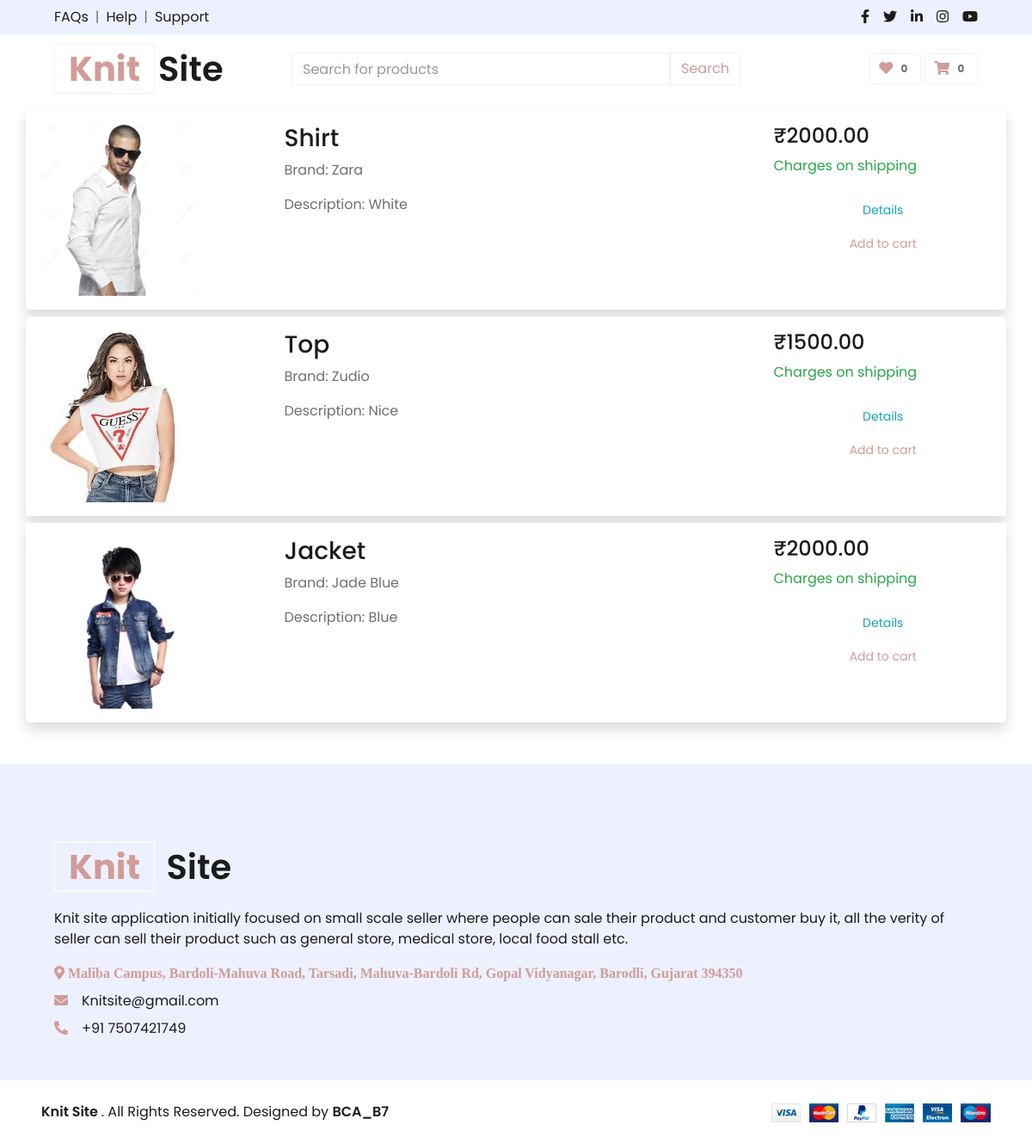
Screenshot of /search/search.php with the database file from the repository.
### tables this page shows
CREATE TABLE `products` (
  `id` int(11) NOT NULL,
  `name` varchar(255) NOT NULL,
  `description` text DEFAULT NULL,
  `price` decimal(10,2) NOT NULL,
  `brand_name` varchar(255) DEFAULT NULL,
  `category` varchar(255) DEFAULT NULL,
  `image_path` varchar(255) DEFAULT NULL,
  `add_date` timestamp NOT NULL DEFAULT current_timestamp(),
  `status` int(1) DEFAULT 1,
  `SID` int(11) DEFAULT NULL,
  `quantity` int(11) DEFAULT NULL
);

### search/search.php (the view, shortened to what this page needs)
<?php
 include_once '../head.php';
include_once '../header.php';
?>
<div id="search-results">
    <?php
    $host = 'localhost';
    $dbname = 'knitsite';
    $username = 'root';
    $password = '';
    $conn = new mysqli($host, $username, $password, $dbname);
    $stmt = $conn->prepare("SELECT * FROM products WHERE name LIKE ?");
    $stmt->bind_param('s', $searchQuery);
    $stmt->execute();
    $result = $stmt->get_result();
    if ($result->num_rows > 0) {
        while ($row = $result->fetch_assoc()) {
            echo '<div class="container shadow p-3 mb-2 bg-white rounded">';
            echo '<div class="row">';
            echo '<div class="col-3 " style="overflow:hidden; height:100%;">';
            echo '<div class="profile-image-container">';
            echo '<img style="height:200px"  src="../seller/' . $row['image_path'] . '" >';
            echo '</div>';
            echo '</div>';
            echo '<div class="col-6 ">';
            echo '<h3>' . $row['name'] . '</h3>';
            echo '<p>Brand: ' . $row['brand_name'] . '</p>';
            echo '<p>Description: ' . $row['description'] . '</p>';
            echo '</div>';
            echo '<div class="col-3 ">';
            echo '<div class="d-flex flex-row align-items-center mb-1">';
            echo '<h4 class="mb-1 me-1">₹' . $row['price'] . '</h4>';
            echo '</div>';
            echo '<h7 class="text-success">Charges on shipping</h7>';
            echo '<div class="d-flex flex-column mt-4">';
            echo '<a class="btn rounded btn-outline-info btn-sm" type="button" href="../cart/viewProduct.php">Details</a>';
            echo '<a class="btn btn-outline-primary rounded btn-sm mt-2" type="button" href="../cart/insertIntoCart.php?product_id=' . $row['id'] . '&price='.$row['price'].'">  ';
            echo '  Add to cart';
            echo '</a>';
            echo '</div>';
            echo '</div>';
            echo '</div>';
            echo '</div>';
        }
    } else {
        echo "<p>No results found.</p>";
    }
    include_once'../footer.php';
    ?>

### head.php (style rules this page uses)
.btn { padding: 5px 10px; border: none; border-radius: 5px; cursor: pointer; transition: background-color 0.3s; }

### rows the page displays
products: image_path (picture), name "Shirt", brand_name "Zara", description "White", price "2000.00"
products: image_path (picture), name "Top", brand_name "Zudio", description "Nice", price "1500.00"
products: image_path (picture), name "Jacket", brand_name "Jade Blue", description "Blue", price "2000.00"
